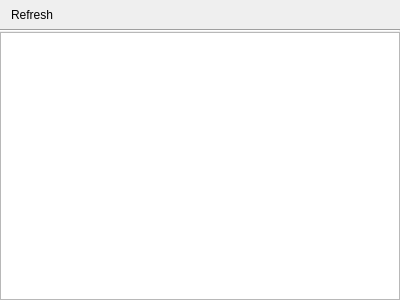
<?xml version="1.0" encoding="UTF-8"?>
<ui version="4.0">
 <class>SFTPPanel</class>
 <widget class="QWidget" name="SFTPPanel">
  <property name="geometry">
   <rect>
    <x>0</x>
    <y>0</y>
    <width>400</width>
    <height>300</height>
   </rect>
  </property>
  <property name="windowTitle">
   <string>Form</string>
  </property>
  <layout class="QVBoxLayout" name="verticalLayout">
   <property name="spacing">
    <number>0</number>
   </property>
   <property name="leftMargin">
    <number>0</number>
   </property>
   <property name="topMargin">
    <number>0</number>
   </property>
   <property name="rightMargin">
    <number>0</number>
   </property>
   <property name="bottomMargin">
    <number>0</number>
   </property>
   <item>
    <widget class="QToolBar" name="toolBar">
     <property name="windowTitle">
      <string>edit</string>
     </property>
     <property name="movable">
      <bool>false</bool>
     </property>
     <property name="iconSize">
      <size>
       <width>16</width>
       <height>16</height>
      </size>
     </property>
     <addaction name="actionRefresh"/>
    </widget>
   </item>
   <item>
    <widget class="Line" name="line">
     <property name="orientation">
      <enum>Qt::Horizontal</enum>
     </property>
    </widget>
   </item>
   <item>
    <widget class="ady::TreeView" name="treeView">
     <property name="acceptDrops">
      <bool>true</bool>
     </property>
     <property name="dragEnabled">
      <bool>true</bool>
     </property>
     <property name="dragDropMode">
      <enum>QAbstractItemView::DragDrop</enum>
     </property>
     <property name="selectionMode">
      <enum>QAbstractItemView::ExtendedSelection</enum>
     </property>
     <property name="rootIsDecorated">
      <bool>false</bool>
     </property>
     <property name="itemsExpandable">
      <bool>false</bool>
     </property>
     <property name="sortingEnabled">
      <bool>true</bool>
     </property>
    </widget>
   </item>
  </layout>
  <action name="actionRefresh">
   <property name="icon">
    <iconset resource="../../ui/App/r.qrc">
     <normaloff>:/img/Resource/26040_ReplaceClientWithServerVersionVisibleByContext_16.png</normaloff>:/img/Resource/26040_ReplaceClientWithServerVersionVisibleByContext_16.png</iconset>
   </property>
   <property name="text">
    <string>Refresh</string>
   </property>
  </action>
 </widget>
 <customwidgets>
  <customwidget>
   <class>ady::TreeView</class>
   <extends>QTreeView</extends>
   <header>components/treeview.h</header>
  </customwidget>
 </customwidgets>
 <resources>
  <include location="../../ui/App/r.qrc"/>
 </resources>
 <connections/>
</ui>
